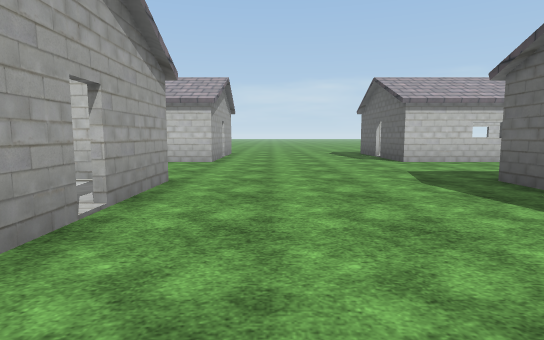
View 1 (above)

24 first-person views from a walk through a Unity game level. The camera is 1.3 m above the floor, tilts 6° down and sees 80° across. The floor is counted in squares, 2 m on a side. Each view is taken from the middle of a square. On the plan, view 1 faces up. The plan holds only what a view shows up to about 10 squares ahead; the rest is blank. The place goes on beyond the plan. Some animated figures are left out. Some surface patterns are stand-ins.

View 2
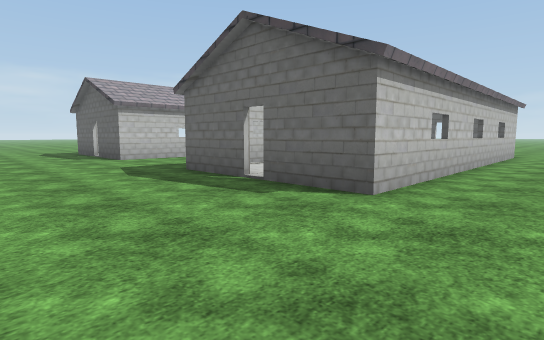

View 3
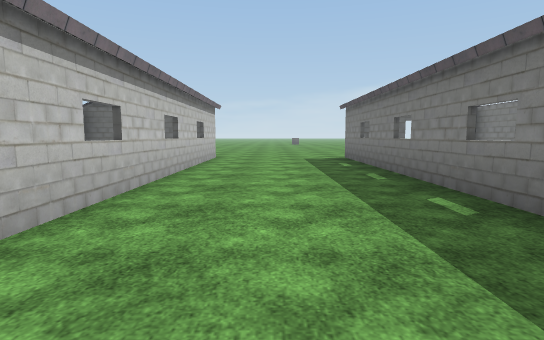

View 4
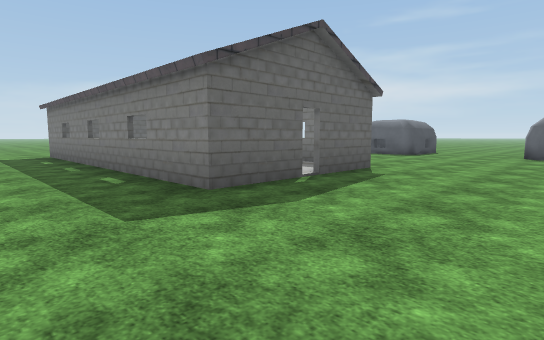

View 5
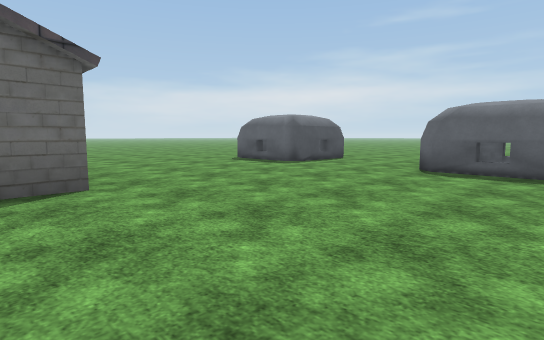

View 6
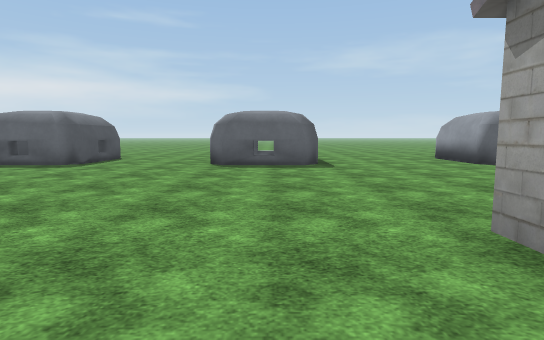

View 7
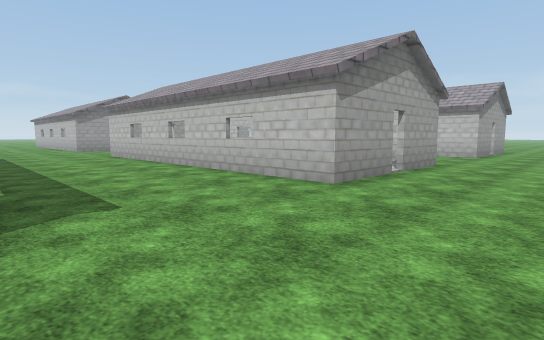

View 8
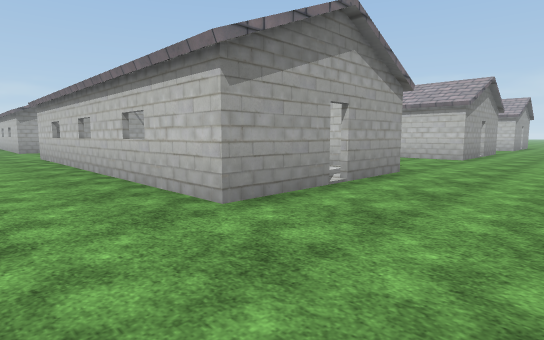

View 9
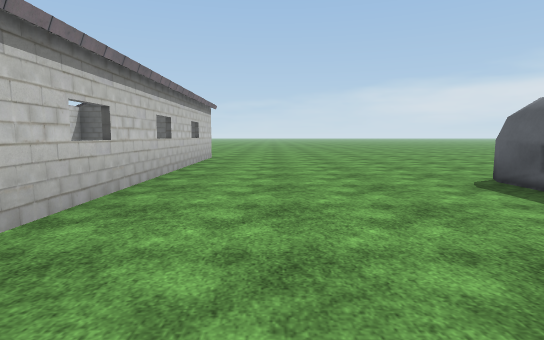

View 10
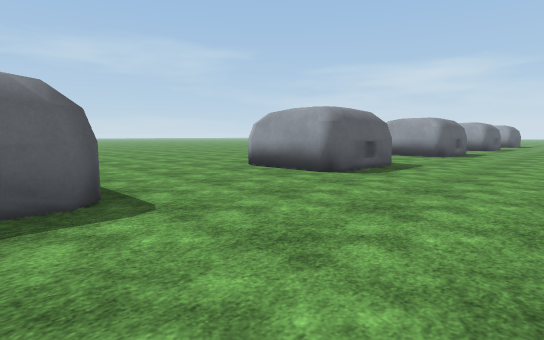

View 11
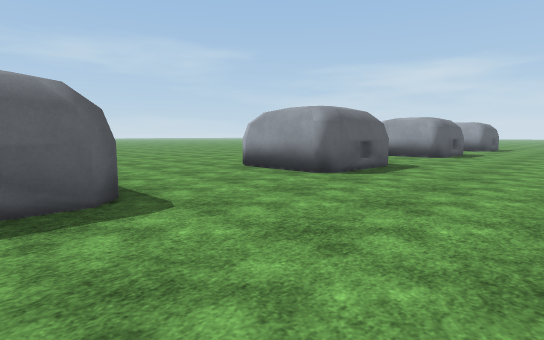

View 12
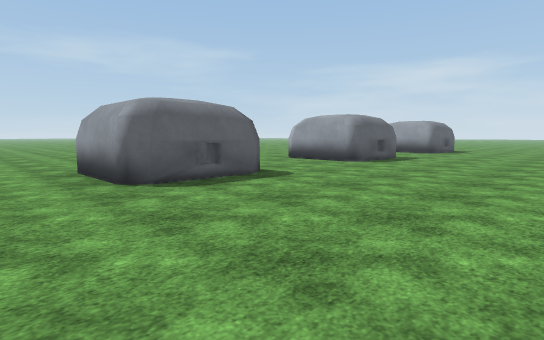

View 13
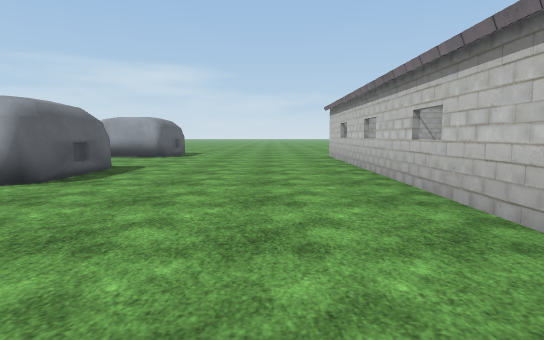

View 14
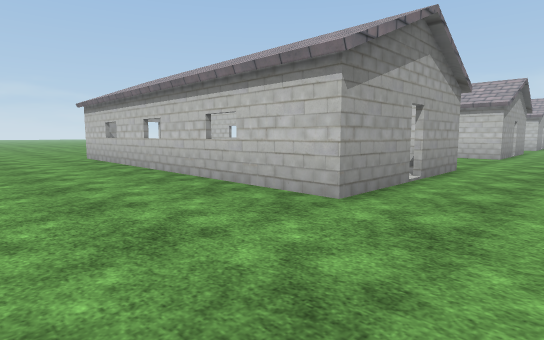

View 15
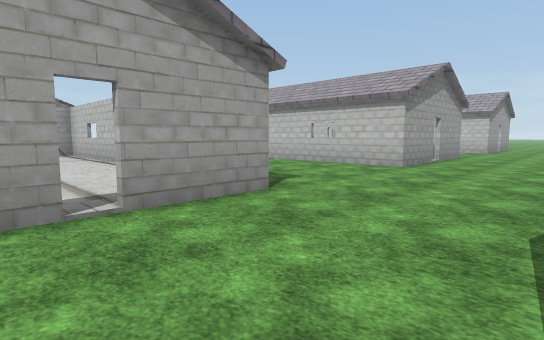

View 16
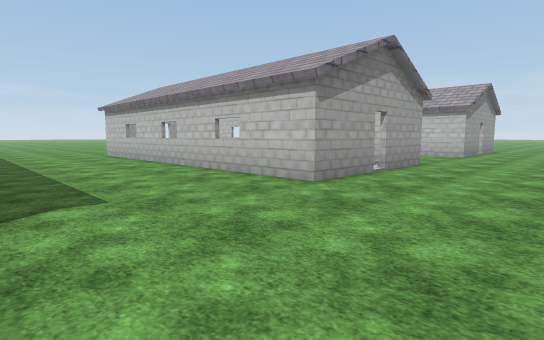

View 17
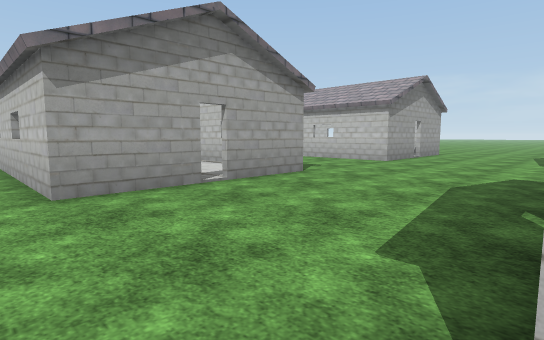

View 18
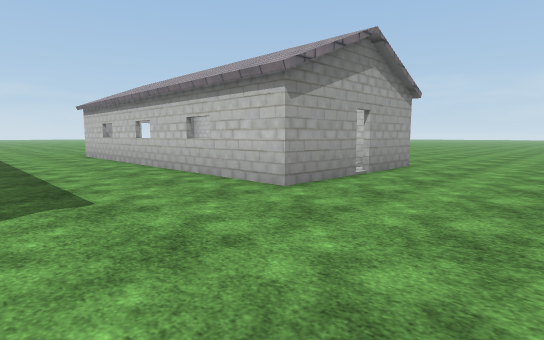

View 19
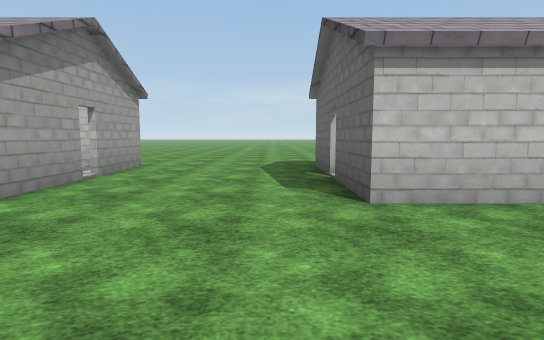

View 20
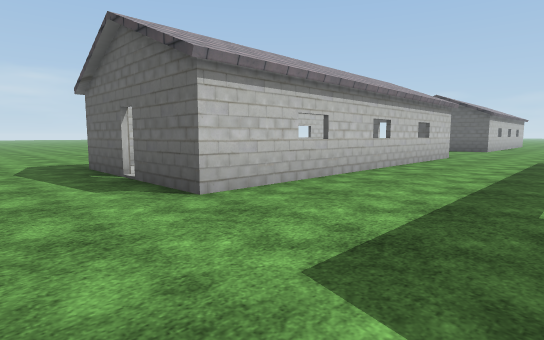

View 21
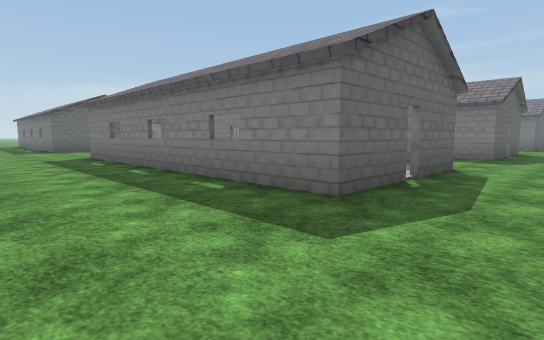

View 22
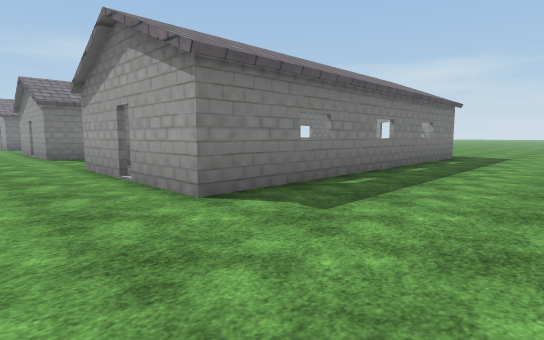

View 23
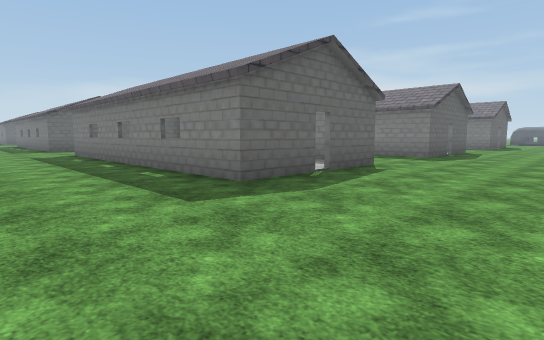

View 24
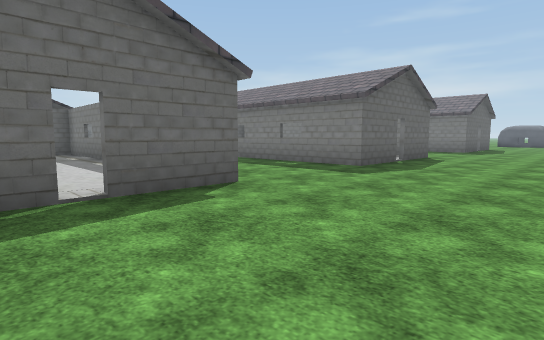

### Floor plan
Key: @ floor where view 1 was taken; # wall or solid block; . floor; = window, fence, low wall or low ledge; O other object.
Columns run from 26 left of view 1 to 12 right of it. Each row starts with its distance up from view 1.
 15 ......   ...........
 14 ...........................
 13 ...........................
 12 ....######=##...##=######.
 11 ....#       #...#       #  ..
 10 ....#       #...#       #.....#
  9 ....#       #...#       #.....#
  8 ....######=##...##=######.....###
  7 ................................
  6 ...............................
  5  .......  ..........    .......
  4  ...######=##...##     ##.....##      #
  3  ...#       #...#       #.....#       #
  2  ...#       #...#       #.....#       #
  1  ...######=##...##=######.....#########
  0  .........................@............
 -1  ......................................
 -2  ......................................
 -3     ####   ##...       ##.....########.
 -4     #       #...        #.....#      ##
 -5     #       #...        #.....#       #
 -6     #       #...#       #.....#       #
 -7    .######=##...##=######.....#########
 -8   .....................................
 -9   .....................................
-10     ...................................
-11     ...................................
-12     #...##....##...###....##...OO......
-13     #.. ###..###...###...###...OOO.....
-14     #     #. ###...  #... ##...O O ....
-15                ....  ....   ...      ..
-16                ....  ....

Positions as (right, up) in squares from view 1, and headings:
1: (0, 0), facing up
2: (0, -1), facing up-right
3: (2, -1), facing right
4: (0, -1), facing down-right
5: (-1, -6), facing down-right
6: (0, -5), facing down
7: (1, -3), facing up-left
8: (1, -9), facing up-left
9: (2, -9), facing right
10: (0, -9), facing down-left
11: (-6, -9), facing down-left
12: (-9, -8), facing down-left
13: (-12, -9), facing left
14: (-12, -10), facing up-left
15: (-11, -6), facing up-left
16: (-11, -3), facing up-left
17: (-10, 0), facing up-left
18: (-11, 5), facing up-left
19: (-11, 5), facing up
20: (-12, 5), facing up-right
21: (-12, 15), facing down-right
22: (-12, 15), facing down-left
23: (-26, 15), facing down-right
24: (-26, 11), facing down-right
